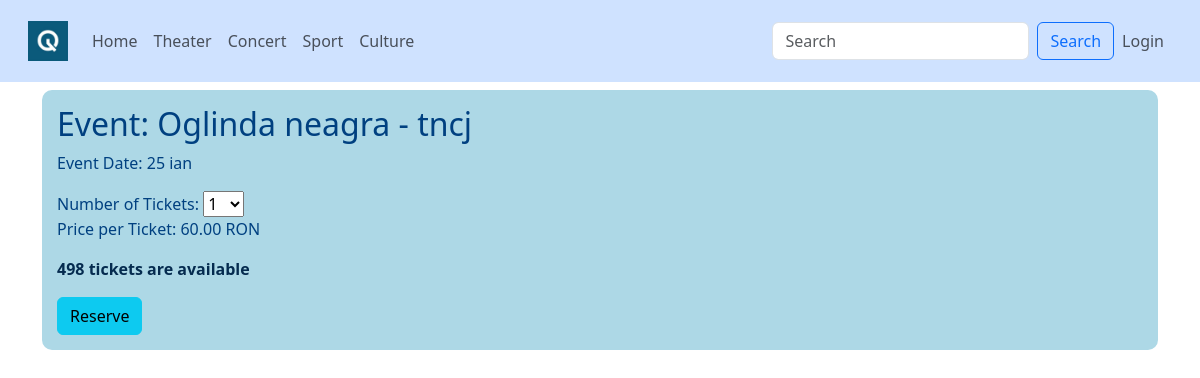
/events/event_detail/1/tickets (signed in), run on the app's committed database.
### mainapp/models.py (models this page shows, shortened)
class Event(models.Model):
    name=models.CharField(max_length=100)
    type=models.CharField(max_length=50)
    date=models.CharField(max_length=50)
    description=models.TextField()
    total_tickets=models.IntegerField(null=True)
    venue=models.ForeignKey(Venue, on_delete=models.CASCADE, blank=True, null=True)
    event_logo=models.CharField(max_length=50, null=True)
    class Meta:
        db_table = 'event'

class Ticket(models.Model):
    price=models.CharField(max_length=50)
    type=models.CharField(max_length=10)
    seat_number=models.CharField(max_length=10)
    event=models.ForeignKey(Event, on_delete=models.CASCADE, blank=True, null=True)
    available = models.CharField(max_length=20, null=True)
    class Meta:
        db_table = 'ticket'

### mainapp/views.py (the view, shortened to what this page needs)
# urls.py: path('events/event_detail/<int:id>/tickets', views.tickets, name='tickets'),
@login_required(login_url="login", redirect_field_name="make_reservation")
def tickets(request, id):
    event = models.Event.objects.get(id=id)
    ticket = models.Ticket.objects.filter(event=event)
    ticket_price = ticket[0].price
    context =  {'event': event, 'ticket_price': ticket_price}
    return render(request, 'mainapp/events/tickets.html', context)

### mainapp/templates/mainapp/events/tickets.html (shortened to what this page needs)
{% extends 'mainapp/header.html' %}
{% block content %}
<div style="background-color: #add8e6; padding: 15px; border-radius: 10px;">
  <h2 style="color: #004080;">Event: {{ event.name }}</h2>
  <p style="color: #004080;">Event Date: {{ event.date }}</p>
  <form method="post" action="{% url 'tickets' event.id %}" id="reservationForm">
    <label for="nr_bilete" style="color: #004080;">Number of Tickets:</label>
    <select name="nr_bilete" id="nr_bilete" required>
      <option value="1">1</option>
    </select>
    <p style="color: #004080;">Price per Ticket: {{ ticket_price }}</p>
    <div>
      <p style="color: #052b4f;"><strong>{{event.total_tickets}} tickets are available</strong></p>
    </div>
    <button class="btn btn-info" type="submit">Reserve</button>
  </form>
</div>
{% endblock %}

### mainapp/templates/mainapp/header.html (style rules this page uses)
body { background-size: cover; background-repeat: no-repeat; background-attachment: fixed; color: azure; }

### data on the page
Event: name "Oglinda neagra - tncj", date "25 ian", total_tickets "498"
Ticket: price "60.00 RON"
